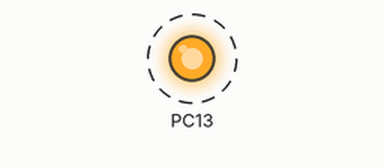
Simulated run of this program. Board: STM32 Blue Pill. On the bench: output pins drawn as LEDs (lit = HIGH). Dashed ring = blinking.

Above: at 0.5 s.
Timing chart, 0 to 4.6 s (numbered marks = the images above):
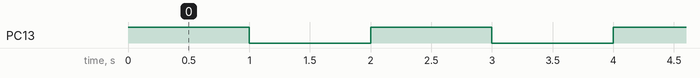

Measured:
- by itself, PC13: alternates HIGH for 1.0 s and LOW for 1.0 s

The program:

main.cpp
```cpp
#include <Arduino.h>
void setup() {
    pinMode(PC13, OUTPUT);
}
void loop() {
  digitalWrite(PC13, HIGH);
  delay(1000);
  digitalWrite(PC13, LOW);
  delay(1000);
}
```
